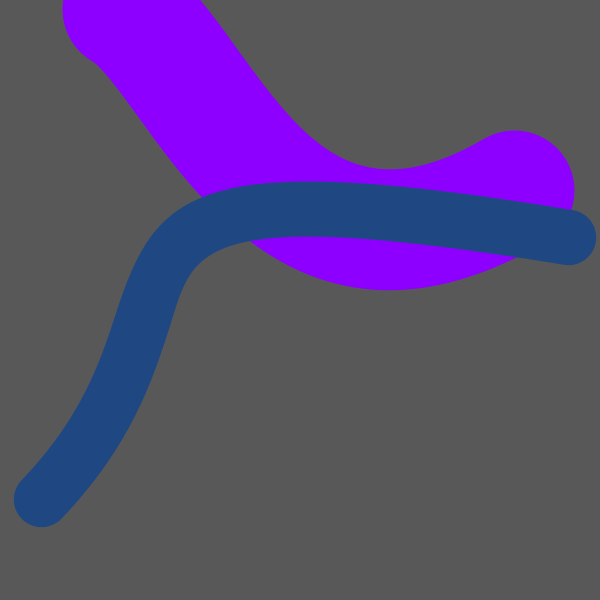
Frame 1 (no input)
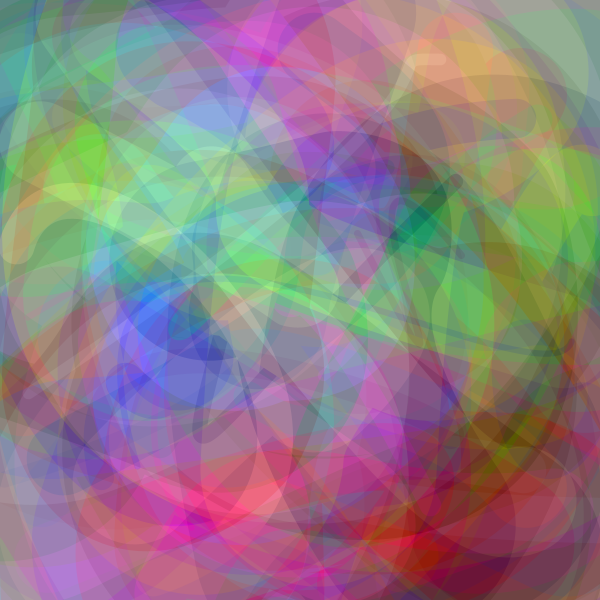
Frame 60 (the mouse pressed at the canvas centre just before this capture)
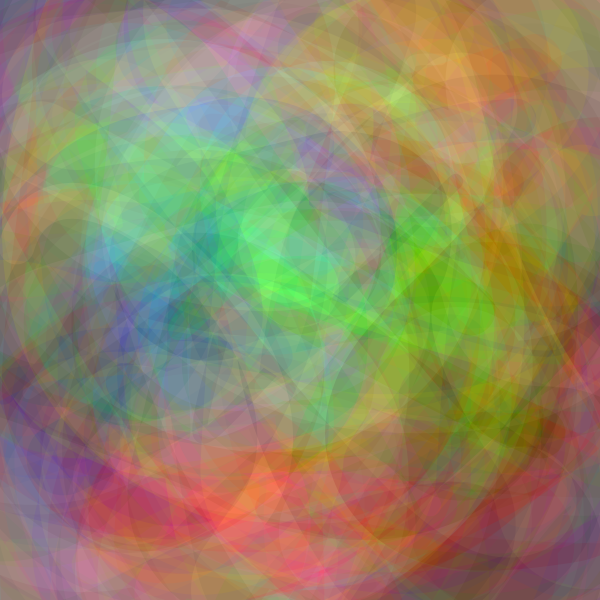
Frame 120 (the mouse held since frame 60 and released just before this capture)

The Processing sketch that drew these frames (run headless with seeded random() and noise(); from frame 60 on, the mouse is pressed at the canvas centre):

// Processing sketch: processing_3312
// ── processing_3312.pde

// Composite Sketch - Jim Bumgardner
//
 
PGraphics obuf;
 
int [] sums;
int  nbrPasses;
 
 
void setup()
{
  size(600,600);
  obuf = createGraphics(width, height, JAVA2D);
 
  // frameRate(2);
 
  sums = new int[width*height*3];
  loadPixels();
 
}
 
void draw()
{
  ++nbrPasses;
   
  if (nbrPasses == 1000)
  {
      println("1000");
      save("snapshot.png");
  }
   
   
  obuf.beginDraw();
  obuf.colorMode(RGB,1);
  obuf.smooth();
  obuf.background(.5);
  obuf.noFill();
  for (int j =0; j < 2; ++j)
  {
    obuf.stroke(random(1),random(1),random(1));
    obuf.strokeWeight(width*.01 + random(width*.8));
    obuf.bezier(random(width),random(height),random(width),random(height),random(width),random(height),random(width),random(height));
  }
  obuf.endDraw();
   
  PImage img = obuf.get(0,0,obuf.width,obuf.height);
  img.loadPixels();
 
 
   
 
  int numPixels = width*height;
  int n = 0;
 
 
  int mmin = nbrPasses*255;
  int mmax = 0;
  n = 0;
  for (int i = 0; i < numPixels; ++i) {
     int clr = img.pixels[i];
 
     sums[n] += (clr & 0x0FF);
     if (sums[n] > mmax)  mmax = sums[n];
     if (sums[n] < mmin) mmin = sums[n];
     ++n;
      
     sums[n] += ((clr >> 8) & 0x0FF);
     if (sums[n] > mmax)  mmax = sums[n];
     if (sums[n] < mmin) mmin = sums[n];
     ++n;
 
     sums[n] += ((clr >> 16) & 0x0FF);
     if (sums[n] > mmax)  mmax = sums[n];
     if (sums[n] < mmin) mmin = sums[n];
     ++n;
  }
 
  float sscale = 255.0/(mmax-mmin);
  n = 0;
  for (int i = 0; i < numPixels; ++i) {
      int b = (int) ((sums[n] - mmin)*sscale);
      int g = (int) ((sums[n+1] - mmin)*sscale);
      int r = (int) ((sums[n+2] - mmin)*sscale);
      n += 3;
      pixels[i] = 0xFF000000 | (r << 16) | (g << 8) | b;
  }
   
  updatePixels();
}
